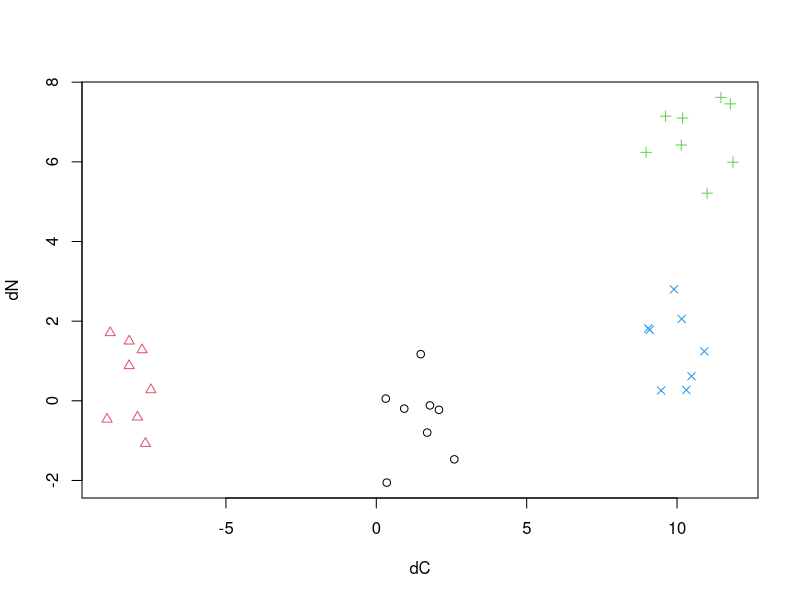

Write R code to recreate this figure.
# This file generates some simulated data appropriate
# for analysing in using either the ellipse or layman
# metrics approaches.

set.seed(101)

# generate some fake data
ng <- 4 # number of groups

meanC <- runif(ng,-10,20)
meanN <- runif(ng,-5,15)

std <- 1

nsamps <- 8

ndata <- nsamps * ng

# prep some vectors for data
grps <- numeric(ndata)
dC <- grps
dN <- grps

ct <- 0
for (i in 1:ng){
  
  for (j in 1:nsamps){
    ct <- ct + 1
    grps[ct] <- i
    dC[ct] <- rnorm(1,meanC[i],std)
    dN[ct] <- rnorm(1,meanN[i],std)
  }
}

# plot the data
plot(dC,dN,type="p",pch=grps,col=grps)

out <- data.frame(Group = grps, Iso1 = dC, Iso2 = dN,
                  stringsAsFactors = F)

write.csv(out, file = "tmp_siber_data.csv", row.names = F)

